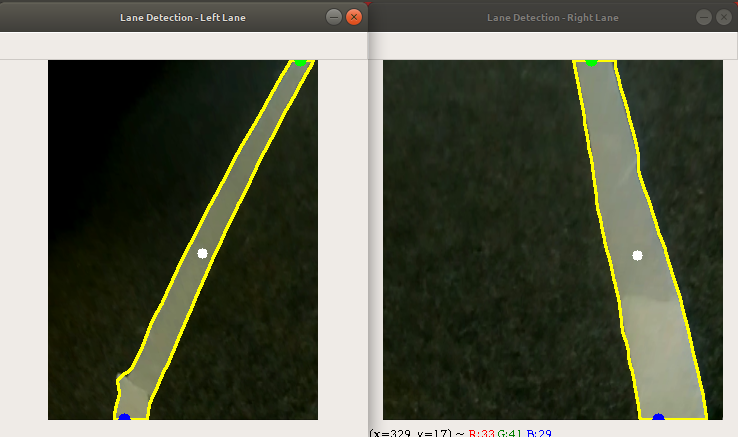
#> input picture images/1.png, 738 x 437 px, given in place of lane_curvefitting.mp4, which was not available
$ python lane_detection.py
#> lines starting #> are read from the running program, lines starting #| are printed output that depends on the picture; after the words box and inside, x2 and y2 are one past the last pixel; in counts of white or black regions, pixels touching at a corner belong together; pictures that were not available may be replaced by others from this repository, and a replacement may not be noted
#> further down, frame is the input picture: shape (437, 738, 3); mean B, G, R 80.6, 96.8, 93.8
# Lane Detection - Venkatagiri Ramesh & Rohit Kantharaju
import imutils
import cv2
import numpy as np

def lane_pipeline(frame):
    image = frame

    image=cv2.resize(image, (640, 360))

    pts1 =np.float32([[150, 180], [570, 180], [40, 360], [640, 360]])
    pts2 = np.float32([[0, 0], [640, 0], [0, 360], [640, 360]])

    matrix = cv2.getPerspectiveTransform(pts1, pts2)
    matrix_inv = cv2.getPerspectiveTransform(pts2,pts1)

    pers = cv2.warpPerspective(image, matrix, (640, 360))

    gray = cv2.cvtColor(pers, cv2.COLOR_BGR2GRAY)

    _, threshold = cv2.threshold(gray, 58, 255, cv2.THRESH_BINARY)
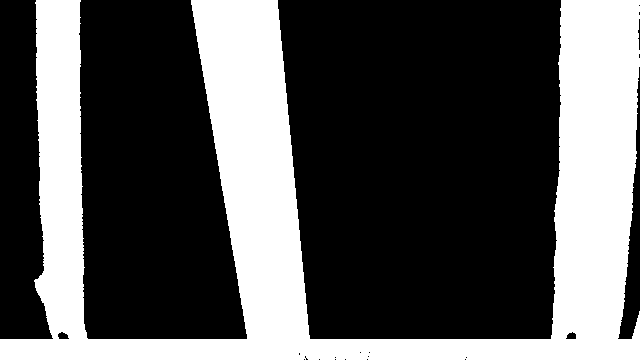
#> threshold: shape (360, 640); 34.2% white; 1 white region, box (x1, y1, x2, y2) and area: (0, 0, 640, 360) 78796

    median = cv2.medianBlur(threshold,15)
#> median: shape (360, 640); 34.3% white; 1 white region, box (x1, y1, x2, y2) and area: (0, 0, 640, 360) 79108


    #left lane processing
    left = median.copy()
    left = left[0:360, 0:270]
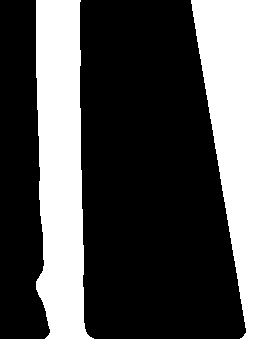
#> left: shape (360, 270); 38.5% white; 1 white region, box (x1, y1, x2, y2) and area: (0, 0, 270, 360) 37381
    left_img = pers.copy()
    left_img = left_img[0:360,0:270]
    right = median.copy()
    right = right[0:360, 300:640]
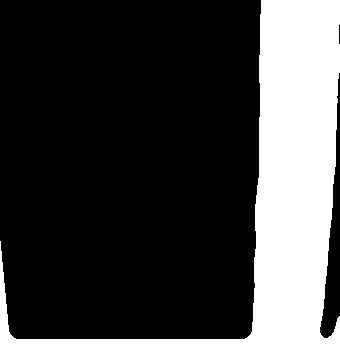
#> right: shape (360, 340); 27.4% white; 1 white region
    right_img = pers.copy()
    right_img = right_img[0:360,300:640]

    left_cnts = cv2.findContours(left, cv2.RETR_EXTERNAL,cv2.CHAIN_APPROX_SIMPLE)
#> left_cnts = 1 contour; box (x1, y1, x2, y2) and area: (0, 0, 270, 360) 36390

    M = cv2.moments(left)
#> M = moments, m00 9532155, centre m10/m00, m01/m00 = (155.3, 180.8)
    lcx = int(M["m10"] / M["m00"])
#> lcx = 155
    lcy = int(M["m01"] / M["m00"])
#> lcy = 180
    cv2.circle(left_img, (lcx, lcy), 5, (255, 255, 255), -1)
#> left_img: shape (360, 270, 3); mean B, G, R 70.7, 94.4, 91.8

    cnts = imutils.grab_contours(left_cnts)
#> cnts has the same summary as left_cnts
    c = max(cnts, key=cv2.contourArea)
#> c = contour of 215 points, box (x1, y1, x2, y2) (0, 0, 270, 360), area 36390


    extTop = tuple(c[c[:, :, 1].argmin()][0])
#> extTop = (36, 0)
    extBot = tuple(c[c[:, :, 1].argmax()][0])
#> extBot = (0, 359)
    lbx = extBot[0] + 10
#> lbx = 10
    lby = extBot[1]
#> lby = 359
    ltx = extTop[0] + 10
#> ltx = 46
    lty = extTop[1]
#> lty = 0


    lx = [extBot[0]+10,lcx,extTop[0]+10]
#> lx = [10, 155, 46]
    ly = [extBot[1],lcy,extTop[1]]
#> ly = [359, 180, 0]

    l_coeff, res, _, _, _  = np.polyfit(lx,ly,2, full = True)
#> l_coeff = [0.0802, -14.46, 495.6]; res = empty array
    lfit = np.poly1d(l_coeff)
    cv2.drawContours(left_img, [c], -1, (0, 255, 255), 2)
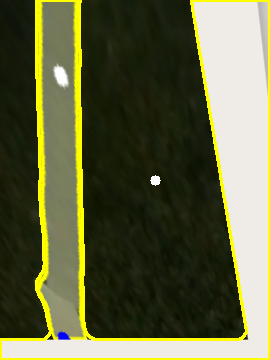
#> left_img: shape (360, 270, 3); mean B, G, R 65.4, 100.5, 97.9
    cv2.circle(left_img, (lbx,lby), 6, (255, 0, 0), -1)
#> left_img: shape (360, 270, 3); 0.06% of pixels changed, all inside (x1, y1, x2, y2) = (4, 353, 17, 360)
    cv2.circle(left_img, (ltx,lty), 6, (0, 255, 0), -1)
#> left_img: shape (360, 270, 3); mean B, G, R 65.4, 100.4, 97.6

    #right lane processing
    right_cnts = cv2.findContours(right, cv2.RETR_EXTERNAL,cv2.CHAIN_APPROX_SIMPLE)
#> right_cnts = 1 contour; box (x1, y1, x2, y2) and area: (0, 0, 340, 360) 32752

    M = cv2.moments(right)
#> M = moments, m00 8557035, centre m10/m00, m01/m00 = (263.7, 207.1)
    rcx = int(M["m10"] / M["m00"])
#> rcx = 263
    rcy = int(M["m01"] / M["m00"])
#> rcy = 207
    cv2.circle(right_img, (rcx, rcy), 5, (255, 255, 255), -1)
#> right_img: shape (360, 340, 3); mean B, G, R 51.8, 73.2, 67.7

    cnts = imutils.grab_contours(right_cnts)
#> cnts has the same summary as right_cnts
    c = max(cnts, key=cv2.contourArea)
#> c = contour of 129 points, box (x1, y1, x2, y2) (0, 0, 340, 360), area 32752


    extTop = tuple(c[c[:, :, 1].argmin()][0])
#> extTop = (261, 0)
    extBot = tuple(c[c[:, :, 1].argmax()][0])
    rbx = extBot[0] + 18
#> rbx = 18
    rby = extBot[1]
#> rby = 359
    rtx = extTop[0] + 18
#> rtx = 279
    rty = extTop[1]
#> rty = 0


    rx = [extBot[0]+18,rcx,extTop[0]+18]
#> rx = [18, 263, 279]
    ry = [extBot[1],rcy,extTop[1]]
#> ry = [359, 207, 0]

    r_coeff, res, _, _, _  = np.polyfit(rx,ry,2, full = True)
#> r_coeff = [-0.0472, 12.64, 146.8]
    rfit = np.poly1d(l_coeff)
    cv2.drawContours(right_img, [c], -1, (0, 255, 255), 2)
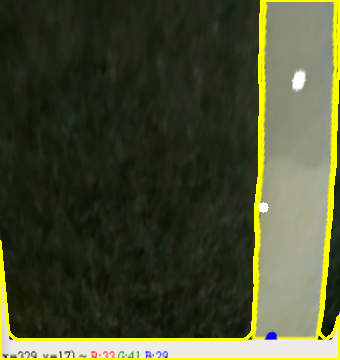
#> right_img: shape (360, 340, 3); mean B, G, R 48.9, 77.3, 71.9
    cv2.circle(right_img, (rbx,rby), 6, (255, 0, 0), -1)
#> right_img: shape (360, 340, 3); 0.05% of pixels changed, all inside (x1, y1, x2, y2) = (12, 353, 25, 360)
    cv2.circle(right_img, (rtx,rty), 6, (0, 255, 0), -1)
#> right_img: shape (360, 340, 3); mean B, G, R 48.9, 77.3, 71.7


    poly_pers = pers.copy()
    a3 = np.array( [[[lbx+10,lby],[lcx,lcy],[ltx-5,lty],[rtx+285,rty],[rcx+284,rcy],[rbx+298,rby]]], dtype=np.int32 )
#> a3 = [[20, 359], [155, 180], [41, 0], [564, 0], [547, 207], [316, 359]]
    cv2.fillPoly( pers, a3, 255 )
    alpha = 0.4
    pers= cv2.addWeighted(pers, alpha,poly_pers, 1 - alpha, 0)
    cv2.imshow('Bird View Output',pers)
    pers = cv2.warpPerspective(pers, matrix_inv, (640, 360))
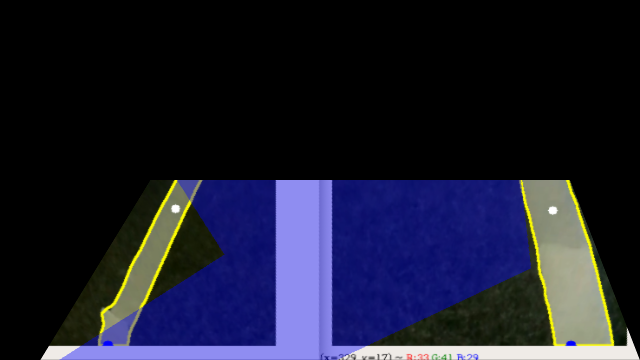
#> pers: shape (360, 640, 3); mean B, G, R 46.4, 28.3, 27.2
    alpha =0.4
    output_img= cv2.addWeighted(pers, alpha,image, 1 - alpha, 0)
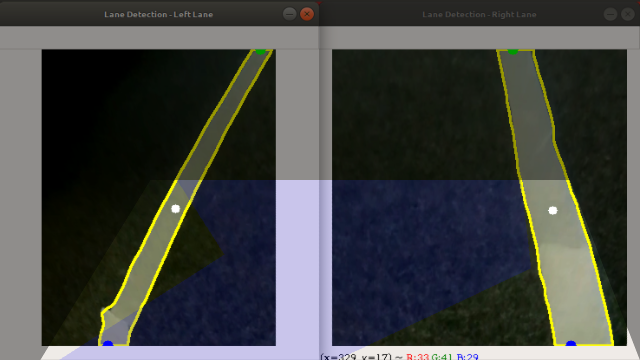
#> output_img: shape (360, 640, 3); mean B, G, R 66.9, 69.3, 67.1

    cv2.imshow('Car View Output',output_img)


    ld = 270 - lbx
#> ld = 260
    rd = rbx - 70
#> rd = -52

    offset = rd - ld
#> offset = -312
    print('Vehicle Offset : ')
    print(offset)
#| -312

    return left_img,right_img,l_coeff,r_coeff,lfit,rfit,offset

if __name__ == '__main__':

    cap = cv2.VideoCapture('lane_curvefitting.mp4')

    while cap.isOpened():
        _, frame = cap.read()
        l_img,r_img,ll_curve,rl_curve,lfit,rfit,offset =lane_pipeline(frame)
#> ll_curve = [0.0802, -14.46, 495.6]; rl_curve = [-0.0472, 12.64, 146.8]; offset = -312
        cv2.imshow('Lane Detection - Left Lane',l_img)
        cv2.imshow('Lane Detection - Right Lane',r_img)
        print(ll_curve)
#| [ 8.01627474e-02 -1.44613361e+01  4.95597086e+02]
        print('Right Lane Curve Coefficients :')
        print(rl_curve)
#| [-4.71919227e-02  1.26405221e+01  1.46760785e+02]
        print('Offset : '+str(offset))
#| Offset : -312
        key = cv2.waitKey(1)
#> (key Esc is pressed here)
        if key == 27:
            break

    cap.release()
    cv2.destroyAllWindows()
#> (the run stopped early here; a loop or call above may not have finished)

$ run again, on images/2.png
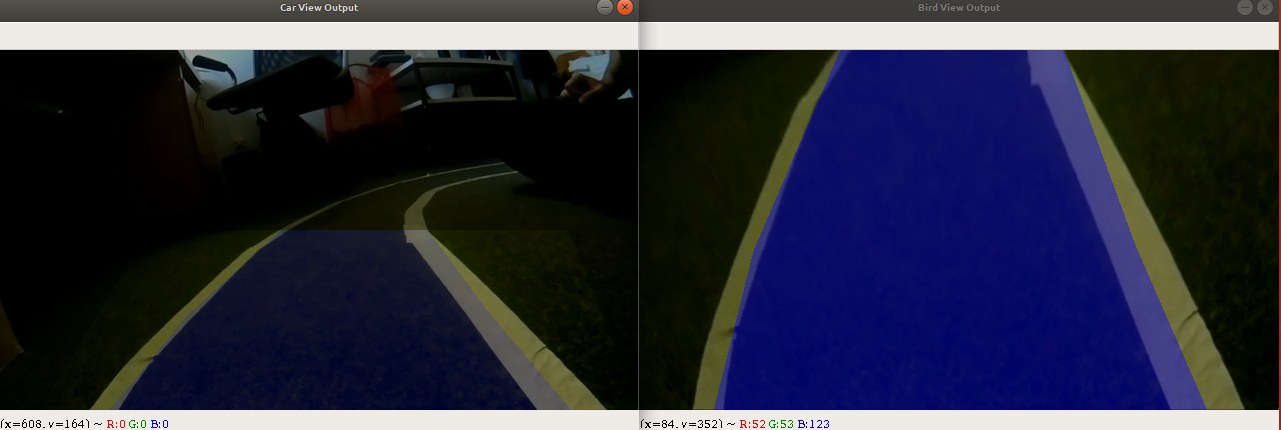
#> input picture images/2.png, 1281 x 430 px, given in place of lane_curvefitting.mp4, which was not available
#> frame is the input picture: shape (430, 1281, 3); mean B, G, R 62, 45.4, 44.2
#> threshold: shape (360, 640); 19.4% white; 2 white regions (1 under 20 px), largest, box (x1, y1, x2, y2) and area: (0, 0, 640, 360) 44680
#> median: shape (360, 640); 19.5% white; 1 white region, box (x1, y1, x2, y2) and area: (0, 0, 640, 360) 44857
#> left: shape (360, 270); 17% white; 1 white region, box (x1, y1, x2, y2) and area: (0, 0, 270, 360) 16503
#> right: shape (360, 340); 22.5% white; 1 white region
#> left_cnts = 1 contour; box (x1, y1, x2, y2) and area: (0, 0, 270, 360) 15842
#> in lane_pipeline, `M = cv2.moments(left)`: M = moments, m00 4208265, centre m10/m00, m01/m00 = (158.8, 256.5)
#> lcx = 158
#> lcy = 256
#> in lane_pipeline, `cnts = imutils.grab_contours(left_cnts)`: cnts has the same summary as left_cnts
#> in lane_pipeline, `c = max(cnts, key=cv2.contourArea)`: c = contour of 590 points, box (x1, y1, x2, y2) (0, 0, 270, 360), area 15842
#> in lane_pipeline, `extTop = tuple(c[c[:, :, 1].argmin()][0])`: extTop = (80, 0)
#> extBot = (0, 359)
#> lbx = 10
#> lby = 359
#> ltx = 90
#> lty = 0
#> lx = [10, 158, 90]
#> ly = [359, 256, 0]
#> l_coeff = [0.0558, -10.06, 454.1]; res = empty array
#> right_cnts = 1 contour; box (x1, y1, x2, y2) and area: (0, 0, 340, 360) 26524
#> in lane_pipeline, `M = cv2.moments(right)`: M = moments, m00 7023465, centre m10/m00, m01/m00 = (218, 224.1)
#> rcx = 217
#> rcy = 224
#> in lane_pipeline, `cnts = imutils.grab_contours(right_cnts)`: cnts has the same summary as right_cnts
#> in lane_pipeline, `c = max(cnts, key=cv2.contourArea)`: c = contour of 166 points, box (x1, y1, x2, y2) (0, 0, 340, 360), area 26524
#> in lane_pipeline, `extTop = tuple(c[c[:, :, 1].argmin()][0])`: extTop = (44, 0)
#> rbx = 18
#> rby = 359
#> rtx = 62
#> rty = 0
#> rx = [18, 217, 62]
#> ry = [359, 224, 0]
#> r_coeff = [0.0483, -12.02, 559.7]
#> in lane_pipeline, `cv2.drawContours(right_img, [c], -1, (0, 255, 255), 2)`:
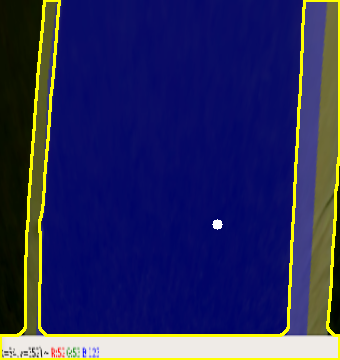
#> right_img: shape (360, 340, 3); mean B, G, R 93, 44.5, 42.8
#> a3 = [[20, 359], [158, 256], [85, 0], [347, 0], [501, 224], [316, 359]]
#> in lane_pipeline, `output_img= cv2.addWeighted(pers, alpha,image, 1 - alpha, 0)`:
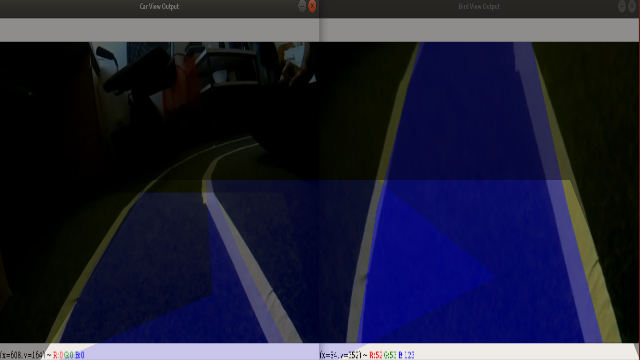
#> output_img: shape (360, 640, 3); mean B, G, R 55.6, 33, 32
#> ld = 260
#> rd = -52
#> in lane_pipeline, `offset = rd - ld`: offset = -312
#| -312
#> `l_img,r_img,ll_curve,rl_curve,lfit,rfit,offset =lane_pipeline(frame)`: ll_curve = [0.0558, -10.06, 454.1]; rl_curve = [0.0483, -12.02, 559.7]; offset = -312
#| [ 5.57581479e-02 -1.00633148e+01  4.54057333e+02]
#| [ 4.82625739e-02 -1.20200968e+01  5.59724669e+02]
#| Offset : -312
